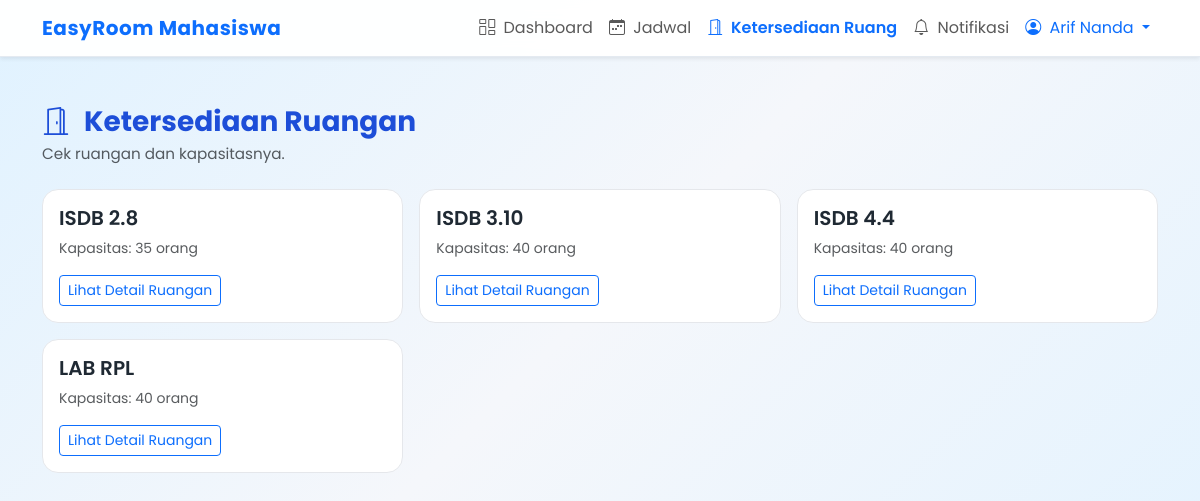
The app's page /mahasiswa/ketersediaan.php (signed in) with its own data.
### tables this page shows
CREATE TABLE `ruang` (
  `kode_ruang` varchar(15) NOT NULL,
  `nama_ruang` varchar(50) NOT NULL,
  `kapasitas` int(11) DEFAULT NULL,
  `fasilitas` text DEFAULT NULL,
  `lokasi` varchar(100) DEFAULT NULL,
  `status` enum('Terpakai','Kosong') DEFAULT 'Terpakai'
);

### mahasiswa/ketersediaan.php (the view, shortened to what this page needs)
<?php
require_once __DIR__ . '/../config.php';
$ruang = $conn->query("SELECT * FROM ruang ORDER BY nama_ruang");
?>
<!doctype html>
<html lang="id">
<head>
    <link rel="stylesheet" href="https://cdn.jsdelivr.net/npm/bootstrap@5.3.3/dist/css/bootstrap.min.css">
    <link rel="stylesheet" href="https://cdn.jsdelivr.net/npm/bootstrap-icons@1.11.3/font/bootstrap-icons.css">
    <link rel="stylesheet" href="https://unpkg.com/aos@2.3.1/dist/aos.css">
    <link rel="stylesheet" href="../assets/css/style.css">
</head>
<body class="mhs-page">
    <?php include 'navbar.php'; ?>
    <div class="container mhs-container py-4">
        <div class="page-header">
            <h3 class="page-header-title mb-1">
                <i class="bi bi-door-open me-2"></i> Ketersediaan Ruangan
            </h3>
            <p class="page-header-subtitle mb-0 text-muted">Cek ruangan dan kapasitasnya.</p>
        </div>
        <div class="row g-3">
            <?php while ($r = $ruang->fetch_assoc()): ?>
                <div class="col-md-4">
                    <div class="hover-card p-3">
                        <h5 class="fw-semibold"><?= $r['nama_ruang']; ?></h5>
                        <p class="text-muted small">Kapasitas: <?= $r['kapasitas']; ?> orang</p>
                        <a href="ruang_detail.php?kode=<?= $r['kode_ruang']; ?>"
                            class="btn btn-outline-primary btn-sm">
                            Lihat Detail Ruangan
                        </a>
                    </div>
                </div>
            <?php endwhile; ?>
        </div>
    </div>
</body>
</html>

### assets/css/style.css (style rules this page uses)
body { font-family: "Poppins", sans-serif; background: #f5f7fb; color: #1f2933; }
a { text-decoration: none; }
.mhs-page { background: linear-gradient(135deg, #e0f2ff 0%, #f5f7fb 45%, #e0f2ff 100%); background-attachment: fixed; }
.page-header { margin-top: 1.5rem; margin-bottom: 1.5rem; animation: fadeUp 0.6s ease-out; }
.page-header-title { font-weight: 700; color: #1d4ed8; }
.page-header-subtitle { color: #6b7280; font-size: 0.95rem; }
.hover-card { border-radius: 16px; border: 1px solid #e5e7eb; background: #ffffff; transition: transform 0.2s ease, box-shadow 0.2s ease, border-color 0.2s; }
.mhs-container { padding-top: 1rem; padding-bottom: 2.5rem; }

### records on screen
ruang: nama_ruang "ISDB 2.8", kapasitas "35"
ruang: nama_ruang "ISDB 3.10", kapasitas "40"
ruang: nama_ruang "ISDB 4.4", kapasitas "40"
ruang: nama_ruang "LAB RPL", kapasitas "40"

### other values on screen
$user['nama'] "Arif Nanda"
